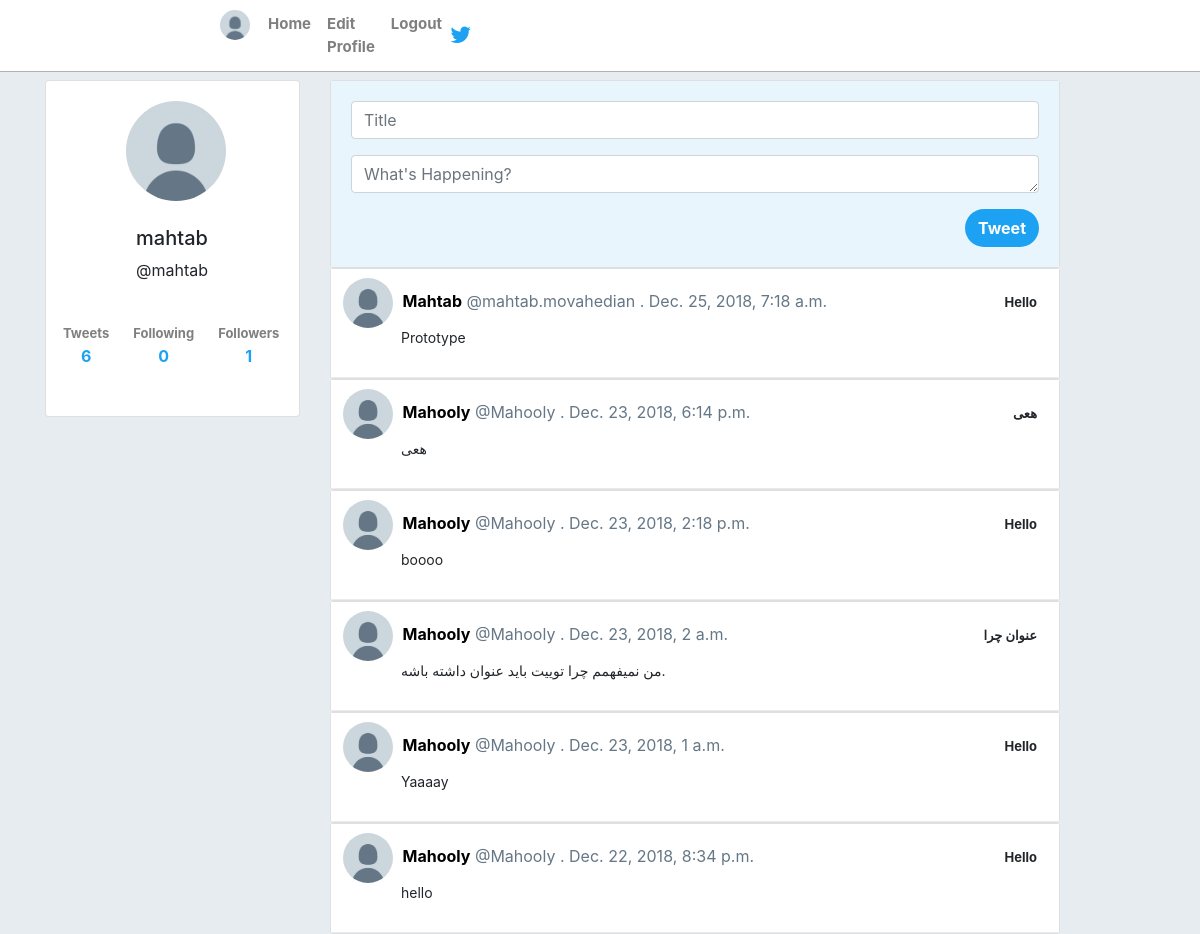
The page /feed/ (signed in) on the database its author committed.
### Twitter/models.py (models this page shows)
class Profile(models.Model):
    user = models.OneToOneField(User, related_name='profile', on_delete=models.CASCADE)
    image = models.ImageField(upload_to='../media/profile_pics/', default='../media/profile_pics/no-picture.png')
    bio = models.TextField(max_length=100, default=None, null=True)
    joined = models.DateField(auto_now_add=True)
    birthday = models.DateField(default=None, null=True)
    authentication_key = models.UUIDField(unique=True, default=uuid.uuid4)

class Tweet(models.Model):
    user = models.ForeignKey(User, on_delete=models.CASCADE)
    title = models.CharField(max_length=50)
    text = models.CharField(max_length=280)
    created_at = models.DateTimeField(auto_now_add=True)

### Twitter/views.py (the view)
# urls.py: path('feed/', views.feed, name='feed'),
def feed(request):
    if request.user.is_authenticated:
        user = User.objects.get(username=request.user.username)
        follow_all = Follow.objects.all()
        follows = Follow.objects.filter(user=user)
        followers = Follow.objects.filter(target=user)
        user_followers = []
        for follow in follow_all:
            if follow.target == user:
                user_followers.append(follow.user)
        tweets = Tweet.objects.all().order_by('-created_at')
        if request.method == 'POST':
            form = TweetForm(data=request.POST)
            if form.is_valid():
                djeet = form.save(commit=False)
                djeet.user = request.user
                djeet.save()
                redirecturl = request.POST.get('redirect', '/')
                return redirect(redirecturl)
        else:
            form = TweetForm()
        return render(request, 'feed.html', {'form': form, 'user': user, 'followers': followers, 'follows': follows, 'user_followers': user_followers, 'tweets': tweets})
    else:
        return redirect('/')

### Twitter/forms.py
class TweetForm(forms.ModelForm):
    title = forms.CharField(required=True,
                            widget=forms.widgets.TextInput(attrs={'placeholder': 'Title', 'class': 'form-control'}))
    text = forms.CharField(required=True,
                           widget=forms.widgets.Textarea(attrs={'placeholder': "What's Happening?", 'class': 'form-control', 'rows': "1", 'cols': "40", 'onfocus': "this.rows=3;", 'onblur': "this.rows=1;"}))
    class Meta:
        model = Tweet
        exclude = ('user', 'created_at')

### templates/feed.html (shortened to what this page needs)
{% extends 'base.html' %}
{% block main %}
    <div class="row">
        <div class="col-3">
            <div class="card">
                <div class="card-body">
                    <div class="row">
                        <img src="{{ user.profile.image }}" class="feed-avatar"/>
                    </div>
                    <div class="row" style="text-align: center; margin-left: 40px">
                        <div class="feed-username" style="align-content: center">
                            <h4 style="font-size: 20px">{{ user.first_name }}</h4>
                            <p>@{{ user.username }}</p>
                        </div>
                    </div>
                    <div class="row" style="margin-top: 10px">
                        <div class="box-flex">
                            <a href="/{{ user.username }}/follows/">Tweets</a>
                            <p>{{ tweets.count }}</p>
                        </div>
                        <div class="box-flex">
                            <a href="/{{ user.username }}/following/">Following</a>
                            <p>{{ follows.count }}</p>
                        </div>
                        <div class="box-flex">
                            <a href="/{{ user.username }}/followers/">Followers</a>
                            <p>{{ followers.count }}</p>
                        </div>
                    </div>
                </div>
            </div>
        </div>
        <div class="col-8">
            {% ifnotequal request.user user %}
            {% else %}
                <div class="card">
                    <div class="card-body tweet-form">
                        <form action="/{{ request.user.username }}/" method="post">
                            {% for field in form %}
                            <div class="form-group">
                                {{ field }}
                            </div>
                            {% endfor %}
                            <input type="submit" value="Tweet" class="btn float-right tweet-button">
                        </form>
                    </div>
                </div>
            {% endifnotequal %}
            {% if tweets %}
                {% for tweet in tweets %}
                    <div class="card">
                        <div class="card-body tweet-card">
                            <div style="display: flex; justify-content: space-between">
                                <div style="float: left">
                                    <img src="{{ user.profile.image }}" class="tweet-card-avatar"/>
                                    <a href="/{{ tweet.user.username }}/"
                                       class="tweet-name">{{ tweet.user.first_name }}</a>
                                    <span class="tweet-info">
                                @{{ tweet.user.username }} . {{ tweet.created_at }}
                            </span>
                                </div>
                                <p style="float: right; margin: auto 10px; font-size: 13px; font-weight: bold">{{ tweet.title }}</p>
                            </div>
                            <p class="card-text tweet-content">{{ tweet.text }}</p>
                        </div>
                    </div>
                {% endfor %}
            {% else %}
                <p class="no-tweet">No Tweets yet!</p>
            {% endif %}
        </div>
    </div>
{% endblock %}

### templates/base.html (shortened to what this page needs)
<!doctype html>
<html lang="en">
{% load staticfiles %}
<head>
    <link rel="stylesheet" href="https://maxcdn.bootstrapcdn.com/bootstrap/4.0.0/css/bootstrap.min.css"
>
    <link rel="stylesheet" href="https://cdnjs.cloudflare.com/ajax/libs/font-awesome/4.7.0/css/font-awesome.min.css">
    <link rel="stylesheet" href="https://cdn.materialdesignicons.com/3.2.89/css/materialdesignicons.min.css">
    <link rel="stylesheet" href="{% static 'style.css' %}">
</head>
<body>
<nav class="navbar navbar-expand-md navbar-light fixed-top twitter-navbar">
    <div class="collapse navbar-collapse twitter-navbar-items" id="navbarsExampleDefault">
        <ul class="navbar-nav">
            {% if request.user.is_authenticated %}
                <li class="nav-item">
                    <a href="/{{ request.user.username }}/"><img src="{{ request.user.profile.image.url }}" style="border-radius: 50%; height: 30px; width: 30px; margin-top: 5px; margin-right: 10px"/></a>
                </li>
                <li class="nav-item">
                    <a class="nav-link" href="/">Home</a>
                </li>
                <li class="nav-item">
                    <a class="nav-link" href="/edit">Edit Profile</a>
                </li>
                <li class="nav-item">
                    <a class="nav-link" href="/logout">Logout</a>
                </li>
            {% endif %}
        </ul>
    </div>
    <div class="center">
        <a href="/"><i class="fa fa-twitter bird-icon"></i></a>
    </div>
</nav>
<main role="main" class="container">
    {% block main %}
    {% endblock %}
</main>
</body>
</html>

### static/style.css (style rules this page uses)
body { padding-top: 80px; background-color: #e6ecf0; }
.twitter-navbar { border-bottom: 1px solid rgba(0, 0, 0, 0.3); background-color: white; padding: 5px 0 5px; }
.twitter-navbar-items { margin-left: 220px; font-size: 15px; font-weight: bold; }
.bird-icon { color: #1da1f2; font-size: 23px; margin-right: 750px; }
.feed-avatar { border-radius: 50%; height: 100px; width: 100px; margin-left: 75px; }
.feed-username { padding-top: 25px; margin-left: 30px; }
.box-flex a { color: rgba(0, 0, 0, .5); font-size: 13px; font-weight: bold; }
.box-flex p { color: #1da1f2; font-weight: bold; }
.box-flex { margin: 12px; text-align: center; }
.tweet-button { border-radius: 100px; background-color: #1da1f2; color: #fff; font-weight: bold; }
.tweet-card { background-color: #fff; border-bottom: 1px solid #e6ecf0; min-height: 52px; padding: 9px 12px; }
.tweet-content { margin-left: 58px; padding-bottom: 20px; font-size: 14px; line-height: 20px; font-weight: normal; }
.tweet-form { background-color: #E8F5FD; }
.tweet-card-avatar { border-radius: 50%; height: 50px; width: 50px; }
.tweet-name { color: black; font-weight: bold; padding-left: 5px; }
.tweet-info { color: #657786; }

### rows shown on the page
Tweet: profile.image (placeholder picture), user.first_name "Mahtab", user.username "mahtab.movahedian", created_at "Dec. 25, 2018, 7:18 a.m.", title "Hello", text "Prototype"
Tweet: profile.image (placeholder picture), user.first_name "Mahooly", user.username "Mahooly", created_at "Dec. 23, 2018, 6:14 p.m.", title "هعی", text "هعی"
Tweet: profile.image (placeholder picture), user.first_name "Mahooly", user.username "Mahooly", created_at "Dec. 23, 2018, 2:18 p.m.", title "Hello", text "boooo"
Tweet: profile.image (placeholder picture), user.first_name "Mahooly", user.username "Mahooly", created_at "Dec. 23, 2018, 2 a.m.", title "عنوان چرا", text "من نمیفهمم چرا توییت باید عنوان داشته باشه."
Tweet: profile.image (placeholder picture), user.first_name "Mahooly", user.username "Mahooly", created_at "Dec. 23, 2018, 1 a.m.", title "Hello", text "Yaaaay"
Tweet: profile.image (placeholder picture), user.first_name "Mahooly", user.username "Mahooly", created_at "Dec. 22, 2018, 8:34 p.m.", title "Hello", text "hello"

### other values the page prints
{{ user.first_name }} "mahtab"
{{ user.username }} "mahtab"
{{ tweets.count }} "6"
{{ follows.count }} "0"
{{ followers.count }} "1"
